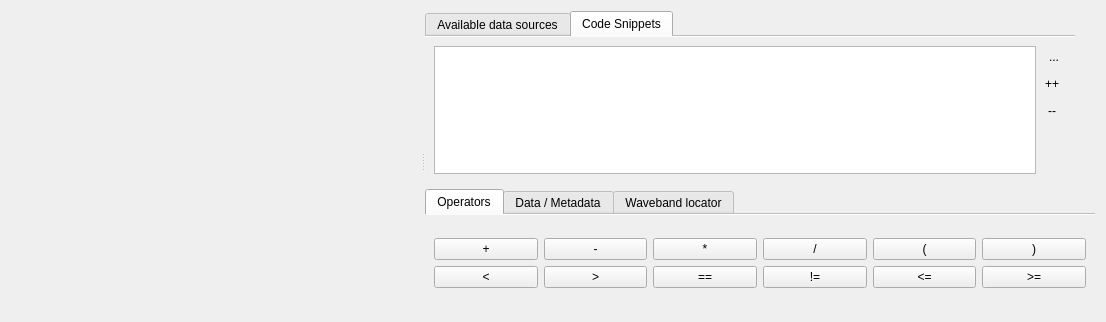
<?xml version="1.0" encoding="UTF-8"?>
<ui version="4.0">
 <class>Form</class>
 <widget class="QWidget" name="Form">
  <property name="geometry">
   <rect>
    <x>0</x>
    <y>0</y>
    <width>1106</width>
    <height>318</height>
   </rect>
  </property>
  <property name="windowTitle">
   <string>Form</string>
  </property>
  <layout class="QVBoxLayout" name="verticalLayout_2">
   <item>
    <widget class="QSplitter" name="splitter">
     <property name="orientation">
      <enum>Qt::Horizontal</enum>
     </property>
     <widget class="CodeEditWidget" name="mCode" native="true">
      <property name="sizePolicy">
       <sizepolicy hsizetype="Expanding" vsizetype="Expanding">
        <horstretch>1</horstretch>
        <verstretch>1</verstretch>
       </sizepolicy>
      </property>
      <property name="minimumSize">
       <size>
        <width>100</width>
        <height>300</height>
       </size>
      </property>
     </widget>
     <widget class="QWidget" name="layoutWidget">
      <layout class="QVBoxLayout" name="verticalLayout" stretch="1,0">
       <item>
        <layout class="QHBoxLayout" name="horizontalLayout_4">
         <property name="spacing">
          <number>0</number>
         </property>
         <property name="leftMargin">
          <number>0</number>
         </property>
         <property name="topMargin">
          <number>0</number>
         </property>
         <item>
          <widget class="QTabWidget" name="tabWidget_2">
           <property name="currentIndex">
            <number>1</number>
           </property>
           <property name="documentMode">
            <bool>true</bool>
           </property>
           <widget class="QWidget" name="tab_8">
            <attribute name="title">
             <string>Available data sources</string>
            </attribute>
            <layout class="QVBoxLayout" name="verticalLayout_9">
             <property name="leftMargin">
              <number>0</number>
             </property>
             <property name="topMargin">
              <number>0</number>
             </property>
             <property name="rightMargin">
              <number>0</number>
             </property>
             <property name="bottomMargin">
              <number>0</number>
             </property>
             <item>
              <widget class="QTreeWidget" name="mSourcesTree">
               <property name="sizePolicy">
                <sizepolicy hsizetype="Expanding" vsizetype="Expanding">
                 <horstretch>0</horstretch>
                 <verstretch>1</verstretch>
                </sizepolicy>
               </property>
               <property name="editTriggers">
                <set>QAbstractItemView::EditKeyPressed|QAbstractItemView::SelectedClicked</set>
               </property>
               <property name="rootIsDecorated">
                <bool>true</bool>
               </property>
               <property name="headerHidden">
                <bool>false</bool>
               </property>
               <property name="expandsOnDoubleClick">
                <bool>false</bool>
               </property>
               <column>
                <property name="text">
                 <string>Identifier</string>
                </property>
               </column>
               <column>
                <property name="text">
                 <string>Sources</string>
                </property>
               </column>
              </widget>
             </item>
            </layout>
           </widget>
           <widget class="QWidget" name="tab_9">
            <attribute name="title">
             <string>Code Snippets</string>
            </attribute>
            <layout class="QHBoxLayout" name="horizontalLayout_5">
             <item>
              <widget class="QTreeWidget" name="mSnippetsTree">
               <attribute name="headerVisible">
                <bool>false</bool>
               </attribute>
               <column>
                <property name="text">
                 <string>Neue Spalte</string>
                </property>
               </column>
              </widget>
             </item>
             <item>
              <layout class="QVBoxLayout" name="verticalLayout_11">
               <item>
                <widget class="QToolButton" name="mSnippetSaveAs">
                 <property name="toolTip">
                  <string>Save code snippet as.</string>
                 </property>
                 <property name="text">
                  <string>...</string>
                 </property>
                 <property name="icon">
                  <iconset>
                   <normaloff>:/images/themes/default/mActionFileSaveAs.svg</normaloff>:/images/themes/default/mActionFileSaveAs.svg</iconset>
                 </property>
                 <property name="autoRaise">
                  <bool>true</bool>
                 </property>
                </widget>
               </item>
               <item>
                <widget class="QToolButton" name="mBiggerGui">
                 <property name="minimumSize">
                  <size>
                   <width>20</width>
                   <height>0</height>
                  </size>
                 </property>
                 <property name="maximumSize">
                  <size>
                   <width>20</width>
                   <height>16777215</height>
                  </size>
                 </property>
                 <property name="toolTip">
                  <string>Enlarge code editor.</string>
                 </property>
                 <property name="text">
                  <string>++</string>
                 </property>
                 <property name="icon">
                  <iconset>
                   <normaloff>:/images/themes/default/mActionIncreaseFont.svg</normaloff>:/images/themes/default/mActionIncreaseFont.svg</iconset>
                 </property>
                 <property name="autoRaise">
                  <bool>true</bool>
                 </property>
                </widget>
               </item>
               <item>
                <widget class="QToolButton" name="mSmallerGui">
                 <property name="minimumSize">
                  <size>
                   <width>20</width>
                   <height>0</height>
                  </size>
                 </property>
                 <property name="maximumSize">
                  <size>
                   <width>20</width>
                   <height>16777215</height>
                  </size>
                 </property>
                 <property name="toolTip">
                  <string>Shrink code editor.</string>
                 </property>
                 <property name="text">
                  <string>--</string>
                 </property>
                 <property name="icon">
                  <iconset>
                   <normaloff>:/images/themes/default/mActionDecreaseFont.svg</normaloff>:/images/themes/default/mActionDecreaseFont.svg</iconset>
                 </property>
                 <property name="autoRaise">
                  <bool>true</bool>
                 </property>
                </widget>
               </item>
               <item>
                <spacer name="verticalSpacer_2">
                 <property name="orientation">
                  <enum>Qt::Vertical</enum>
                 </property>
                 <property name="sizeHint" stdset="0">
                  <size>
                   <width>20</width>
                   <height>40</height>
                  </size>
                 </property>
                </spacer>
               </item>
              </layout>
             </item>
            </layout>
           </widget>
          </widget>
         </item>
         <item>
          <layout class="QVBoxLayout" name="verticalLayout_8">
           <item>
            <spacer name="verticalSpacer">
             <property name="orientation">
              <enum>Qt::Vertical</enum>
             </property>
             <property name="sizeHint" stdset="0">
              <size>
               <width>20</width>
               <height>40</height>
              </size>
             </property>
            </spacer>
           </item>
          </layout>
         </item>
        </layout>
       </item>
       <item>
        <widget class="QTabWidget" name="tabWidget">
         <property name="sizePolicy">
          <sizepolicy hsizetype="Expanding" vsizetype="MinimumExpanding">
           <horstretch>0</horstretch>
           <verstretch>0</verstretch>
          </sizepolicy>
         </property>
         <property name="currentIndex">
          <number>0</number>
         </property>
         <property name="documentMode">
          <bool>true</bool>
         </property>
         <property name="tabBarAutoHide">
          <bool>false</bool>
         </property>
         <widget class="QWidget" name="tab">
          <attribute name="title">
           <string>Operators</string>
          </attribute>
          <layout class="QVBoxLayout" name="verticalLayout_3">
           <item>
            <layout class="QGridLayout" name="gridLayout">
             <item row="0" column="0">
              <widget class="QPushButton" name="mAdd">
               <property name="sizePolicy">
                <sizepolicy hsizetype="Preferred" vsizetype="Fixed">
                 <horstretch>0</horstretch>
                 <verstretch>0</verstretch>
                </sizepolicy>
               </property>
               <property name="text">
                <string>+</string>
               </property>
               <property name="autoRepeatDelay">
                <number>300</number>
               </property>
              </widget>
             </item>
             <item row="0" column="1">
              <widget class="QPushButton" name="mSubtract">
               <property name="text">
                <string>-</string>
               </property>
               <property name="flat">
                <bool>false</bool>
               </property>
              </widget>
             </item>
             <item row="0" column="2">
              <widget class="QPushButton" name="mMultiply">
               <property name="text">
                <string>*</string>
               </property>
              </widget>
             </item>
             <item row="0" column="3">
              <widget class="QPushButton" name="mDivide">
               <property name="text">
                <string>/</string>
               </property>
              </widget>
             </item>
             <item row="0" column="4">
              <widget class="QPushButton" name="mLeftBracket">
               <property name="text">
                <string>(</string>
               </property>
              </widget>
             </item>
             <item row="0" column="5">
              <widget class="QPushButton" name="mRightBracket">
               <property name="text">
                <string>)</string>
               </property>
              </widget>
             </item>
             <item row="1" column="0">
              <widget class="QPushButton" name="mLess">
               <property name="sizePolicy">
                <sizepolicy hsizetype="Preferred" vsizetype="Fixed">
                 <horstretch>0</horstretch>
                 <verstretch>0</verstretch>
                </sizepolicy>
               </property>
               <property name="text">
                <string>&lt;</string>
               </property>
              </widget>
             </item>
             <item row="1" column="1">
              <widget class="QPushButton" name="mGreater">
               <property name="text">
                <string>&gt;</string>
               </property>
              </widget>
             </item>
             <item row="1" column="2">
              <widget class="QPushButton" name="mEqual">
               <property name="text">
                <string>==</string>
               </property>
              </widget>
             </item>
             <item row="1" column="3">
              <widget class="QPushButton" name="mNotEqual">
               <property name="text">
                <string>!=</string>
               </property>
              </widget>
             </item>
             <item row="1" column="4">
              <widget class="QPushButton" name="mLessEqual">
               <property name="text">
                <string>&lt;=</string>
               </property>
              </widget>
             </item>
             <item row="1" column="5">
              <widget class="QPushButton" name="mGreaterEqual">
               <property name="text">
                <string>&gt;=</string>
               </property>
              </widget>
             </item>
            </layout>
           </item>
          </layout>
         </widget>
         <widget class="QWidget" name="tab_2">
          <attribute name="title">
           <string>Data / Metadata</string>
          </attribute>
          <layout class="QVBoxLayout" name="verticalLayout_4">
           <item>
            <layout class="QGridLayout" name="gridLayout_2">
             <item row="1" column="4">
              <widget class="QPushButton" name="mSetNoDataValue">
               <property name="sizePolicy">
                <sizepolicy hsizetype="Preferred" vsizetype="Fixed">
                 <horstretch>0</horstretch>
                 <verstretch>0</verstretch>
                </sizepolicy>
               </property>
               <property name="text">
                <string>setNoDataValue</string>
               </property>
               <property name="autoRepeatDelay">
                <number>300</number>
               </property>
              </widget>
             </item>
             <item row="1" column="7">
              <widget class="QPushButton" name="mSetBandName">
               <property name="sizePolicy">
                <sizepolicy hsizetype="Preferred" vsizetype="Fixed">
                 <horstretch>0</horstretch>
                 <verstretch>0</verstretch>
                </sizepolicy>
               </property>
               <property name="text">
                <string>setBandName</string>
               </property>
               <property name="autoRepeatDelay">
                <number>300</number>
               </property>
              </widget>
             </item>
             <item row="1" column="2">
              <widget class="QPushButton" name="mOutputArray">
               <property name="sizePolicy">
                <sizepolicy hsizetype="Preferred" vsizetype="Fixed">
                 <horstretch>0</horstretch>
                 <verstretch>0</verstretch>
                </sizepolicy>
               </property>
               <property name="maximumSize">
                <size>
                 <width>20</width>
                 <height>16777215</height>
                </size>
               </property>
               <property name="text">
                <string>A</string>
               </property>
               <property name="autoRepeatDelay">
                <number>300</number>
               </property>
              </widget>
             </item>
             <item row="0" column="2">
              <widget class="QPushButton" name="mInputArray">
               <property name="sizePolicy">
                <sizepolicy hsizetype="Preferred" vsizetype="Fixed">
                 <horstretch>0</horstretch>
                 <verstretch>0</verstretch>
                </sizepolicy>
               </property>
               <property name="maximumSize">
                <size>
                 <width>20</width>
                 <height>16777215</height>
                </size>
               </property>
               <property name="text">
                <string>A</string>
               </property>
               <property name="autoRepeatDelay">
                <number>300</number>
               </property>
              </widget>
             </item>
             <item row="1" column="1">
              <widget class="QComboBox" name="mOutput">
               <property name="editable">
                <bool>true</bool>
               </property>
               <property name="currentText">
                <string>outputRaster</string>
               </property>
               <property name="currentIndex">
                <number>0</number>
               </property>
               <item>
                <property name="text">
                 <string>outputRaster</string>
                </property>
               </item>
              </widget>
             </item>
             <item row="0" column="1">
              <widget class="QComboBox" name="mInput">
               <property name="enabled">
                <bool>true</bool>
               </property>
               <property name="editable">
                <bool>true</bool>
               </property>
              </widget>
             </item>
             <item row="0" column="4">
              <widget class="QPushButton" name="mNoDataValue">
               <property name="sizePolicy">
                <sizepolicy hsizetype="Preferred" vsizetype="Fixed">
                 <horstretch>0</horstretch>
                 <verstretch>0</verstretch>
                </sizepolicy>
               </property>
               <property name="text">
                <string>noDataValue</string>
               </property>
               <property name="autoRepeatDelay">
                <number>300</number>
               </property>
              </widget>
             </item>
             <item row="0" column="3">
              <widget class="QPushButton" name="mInputMask">
               <property name="sizePolicy">
                <sizepolicy hsizetype="Preferred" vsizetype="Fixed">
                 <horstretch>0</horstretch>
                 <verstretch>0</verstretch>
                </sizepolicy>
               </property>
               <property name="maximumSize">
                <size>
                 <width>20</width>
                 <height>16777215</height>
                </size>
               </property>
               <property name="text">
                <string>M</string>
               </property>
               <property name="autoRepeatDelay">
                <number>300</number>
               </property>
              </widget>
             </item>
             <item row="1" column="0">
              <widget class="QLabel" name="label_4">
               <property name="sizePolicy">
                <sizepolicy hsizetype="Fixed" vsizetype="Preferred">
                 <horstretch>0</horstretch>
                 <verstretch>0</verstretch>
                </sizepolicy>
               </property>
               <property name="text">
                <string>Output</string>
               </property>
              </widget>
             </item>
             <item row="0" column="0">
              <widget class="QLabel" name="label_3">
               <property name="sizePolicy">
                <sizepolicy hsizetype="Fixed" vsizetype="Preferred">
                 <horstretch>0</horstretch>
                 <verstretch>0</verstretch>
                </sizepolicy>
               </property>
               <property name="text">
                <string>Source</string>
               </property>
              </widget>
             </item>
             <item row="1" column="6">
              <widget class="QPushButton" name="mSetMetadataItem">
               <property name="sizePolicy">
                <sizepolicy hsizetype="Preferred" vsizetype="Fixed">
                 <horstretch>0</horstretch>
                 <verstretch>0</verstretch>
                </sizepolicy>
               </property>
               <property name="text">
                <string>setMetadataItem</string>
               </property>
               <property name="autoRepeatDelay">
                <number>300</number>
               </property>
              </widget>
             </item>
             <item row="0" column="7">
              <widget class="QPushButton" name="mBandName">
               <property name="sizePolicy">
                <sizepolicy hsizetype="Preferred" vsizetype="Fixed">
                 <horstretch>0</horstretch>
                 <verstretch>0</verstretch>
                </sizepolicy>
               </property>
               <property name="text">
                <string>bandName</string>
               </property>
               <property name="autoRepeatDelay">
                <number>300</number>
               </property>
              </widget>
             </item>
             <item row="1" column="5">
              <widget class="QPushButton" name="mSetMetadata">
               <property name="sizePolicy">
                <sizepolicy hsizetype="Preferred" vsizetype="Fixed">
                 <horstretch>0</horstretch>
                 <verstretch>0</verstretch>
                </sizepolicy>
               </property>
               <property name="text">
                <string>setMetadata</string>
               </property>
               <property name="autoRepeatDelay">
                <number>300</number>
               </property>
              </widget>
             </item>
             <item row="0" column="6">
              <widget class="QPushButton" name="mMetadataItem">
               <property name="sizePolicy">
                <sizepolicy hsizetype="Preferred" vsizetype="Fixed">
                 <horstretch>0</horstretch>
                 <verstretch>0</verstretch>
                </sizepolicy>
               </property>
               <property name="text">
                <string>metadataItem</string>
               </property>
               <property name="autoRepeatDelay">
                <number>300</number>
               </property>
              </widget>
             </item>
             <item row="0" column="5">
              <widget class="QPushButton" name="mMetadata">
               <property name="sizePolicy">
                <sizepolicy hsizetype="Preferred" vsizetype="Fixed">
                 <horstretch>0</horstretch>
                 <verstretch>0</verstretch>
                </sizepolicy>
               </property>
               <property name="text">
                <string>metadata</string>
               </property>
               <property name="autoRepeatDelay">
                <number>300</number>
               </property>
              </widget>
             </item>
             <item row="1" column="3">
              <widget class="QPushButton" name="mAssign">
               <property name="sizePolicy">
                <sizepolicy hsizetype="Preferred" vsizetype="Fixed">
                 <horstretch>0</horstretch>
                 <verstretch>0</verstretch>
                </sizepolicy>
               </property>
               <property name="maximumSize">
                <size>
                 <width>20</width>
                 <height>16777215</height>
                </size>
               </property>
               <property name="text">
                <string>=</string>
               </property>
               <property name="autoRepeatDelay">
                <number>300</number>
               </property>
              </widget>
             </item>
            </layout>
           </item>
          </layout>
         </widget>
         <widget class="QWidget" name="tab_3">
          <attribute name="title">
           <string>Waveband locator</string>
          </attribute>
          <layout class="QVBoxLayout" name="verticalLayout_5">
           <item>
            <layout class="QHBoxLayout" name="horizontalLayout">
             <item>
              <widget class="QComboBox" name="mSensor">
               <item>
                <property name="text">
                 <string>Landsat 8</string>
                </property>
               </item>
               <item>
                <property name="text">
                 <string>Sentinel-2</string>
                </property>
               </item>
              </widget>
             </item>
            </layout>
           </item>
           <item>
            <widget class="QStackedWidget" name="stackedWidget">
             <property name="currentIndex">
              <number>0</number>
             </property>
             <widget class="QWidget" name="page">
              <layout class="QVBoxLayout" name="verticalLayout_6">
               <property name="leftMargin">
                <number>0</number>
               </property>
               <property name="topMargin">
                <number>0</number>
               </property>
               <property name="rightMargin">
                <number>0</number>
               </property>
               <property name="bottomMargin">
                <number>0</number>
               </property>
               <item>
                <layout class="QHBoxLayout" name="horizontalLayout_2">
                 <item>
                  <widget class="QToolButton" name="mLandsat_1">
                   <property name="toolTip">
                    <string>@482nm</string>
                   </property>
                   <property name="text">
                    <string>Blue</string>
                   </property>
                  </widget>
                 </item>
                 <item>
                  <widget class="QToolButton" name="mLandsat_2">
                   <property name="toolTip">
                    <string>@562nm</string>
                   </property>
                   <property name="text">
                    <string>Green</string>
                   </property>
                  </widget>
                 </item>
                 <item>
                  <widget class="QToolButton" name="mLandsat_3">
                   <property name="toolTip">
                    <string>@655nm</string>
                   </property>
                   <property name="text">
                    <string>Red</string>
                   </property>
                  </widget>
                 </item>
                 <item>
                  <widget class="QToolButton" name="mLandsat_4">
                   <property name="toolTip">
                    <string>@865nm</string>
                   </property>
                   <property name="text">
                    <string>NIR</string>
                   </property>
                  </widget>
                 </item>
                 <item>
                  <widget class="QToolButton" name="mLandsat_5">
                   <property name="toolTip">
                    <string>@1610nm</string>
                   </property>
                   <property name="text">
                    <string>SWIR-1</string>
                   </property>
                  </widget>
                 </item>
                 <item>
                  <widget class="QToolButton" name="mLandsat_6">
                   <property name="toolTip">
                    <string>@2200nm</string>
                   </property>
                   <property name="text">
                    <string>SWIR-2</string>
                   </property>
                  </widget>
                 </item>
                 <item>
                  <spacer name="horizontalSpacer">
                   <property name="orientation">
                    <enum>Qt::Horizontal</enum>
                   </property>
                   <property name="sizeHint" stdset="0">
                    <size>
                     <width>40</width>
                     <height>20</height>
                    </size>
                   </property>
                  </spacer>
                 </item>
                </layout>
               </item>
              </layout>
             </widget>
             <widget class="QWidget" name="page_2">
              <layout class="QVBoxLayout" name="verticalLayout_7">
               <property name="leftMargin">
                <number>0</number>
               </property>
               <property name="topMargin">
                <number>0</number>
               </property>
               <property name="rightMargin">
                <number>0</number>
               </property>
               <property name="bottomMargin">
                <number>0</number>
               </property>
               <item>
                <layout class="QHBoxLayout" name="horizontalLayout_3">
                 <item>
                  <widget class="QToolButton" name="mSentinel2_1">
                   <property name="toolTip">
                    <string>@492nm</string>
                   </property>
                   <property name="text">
                    <string>Blue</string>
                   </property>
                  </widget>
                 </item>
                 <item>
                  <widget class="QToolButton" name="mSentinel2_2">
                   <property name="toolTip">
                    <string>@560nm</string>
                   </property>
                   <property name="text">
                    <string>Green</string>
                   </property>
                  </widget>
                 </item>
                 <item>
                  <widget class="QToolButton" name="mSentinel2_3">
                   <property name="toolTip">
                    <string>@655nm</string>
                   </property>
                   <property name="text">
                    <string>Red</string>
                   </property>
                  </widget>
                 </item>
                 <item>
                  <widget class="QToolButton" name="mSentinel2_4">
                   <property name="toolTip">
                    <string>@704nm</string>
                   </property>
                   <property name="text">
                    <string>RE-1</string>
                   </property>
                  </widget>
                 </item>
                 <item>
                  <widget class="QToolButton" name="mSentinel2_5">
                   <property name="toolTip">
                    <string>@741nm</string>
                   </property>
                   <property name="text">
                    <string>RE-2</string>
                   </property>
                  </widget>
                 </item>
                 <item>
                  <widget class="QToolButton" name="mSentinel2_6">
                   <property name="toolTip">
                    <string>@783nm</string>
                   </property>
                   <property name="text">
                    <string>RE-3</string>
                   </property>
                  </widget>
                 </item>
                 <item>
                  <widget class="QToolButton" name="mSentinel2_7">
                   <property name="toolTip">
                    <string>@833nm</string>
                   </property>
                   <property name="text">
                    <string>NIR</string>
                   </property>
                  </widget>
                 </item>
                 <item>
                  <widget class="QToolButton" name="mSentinel2_8">
                   <property name="toolTip">
                    <string>@865nm</string>
                   </property>
                   <property name="text">
                    <string>Narrow-NIR</string>
                   </property>
                  </widget>
                 </item>
                 <item>
                  <widget class="QToolButton" name="mSentinel2_9">
                   <property name="toolTip">
                    <string>@1614nm</string>
                   </property>
                   <property name="text">
                    <string>SWIR-1</string>
                   </property>
                  </widget>
                 </item>
                 <item>
                  <widget class="QToolButton" name="mSentinel2_10">
                   <property name="toolTip">
                    <string>@2202nm</string>
                   </property>
                   <property name="text">
                    <string>SWIR-2</string>
                   </property>
                  </widget>
                 </item>
                 <item>
                  <spacer name="horizontalSpacer_2">
                   <property name="orientation">
                    <enum>Qt::Horizontal</enum>
                   </property>
                   <property name="sizeHint" stdset="0">
                    <size>
                     <width>121</width>
                     <height>46</height>
                    </size>
                   </property>
                  </spacer>
                 </item>
                </layout>
               </item>
              </layout>
             </widget>
            </widget>
           </item>
          </layout>
         </widget>
        </widget>
       </item>
      </layout>
     </widget>
    </widget>
   </item>
  </layout>
 </widget>
 <customwidgets>
  <customwidget>
   <class>CodeEditWidget</class>
   <extends>QWidget</extends>
   <header>enmapboxprocessing.parameter.processingparametercodeeditwidget</header>
   <container>1</container>
  </customwidget>
 </customwidgets>
 <resources/>
 <connections>
  <connection>
   <sender>mSensor</sender>
   <signal>currentIndexChanged(int)</signal>
   <receiver>stackedWidget</receiver>
   <slot>setCurrentIndex(int)</slot>
   <hints>
    <hint type="sourcelabel">
     <x>916</x>
     <y>316</y>
    </hint>
    <hint type="destinationlabel">
     <x>1086</x>
     <y>346</y>
    </hint>
   </hints>
  </connection>
 </connections>
</ui>
